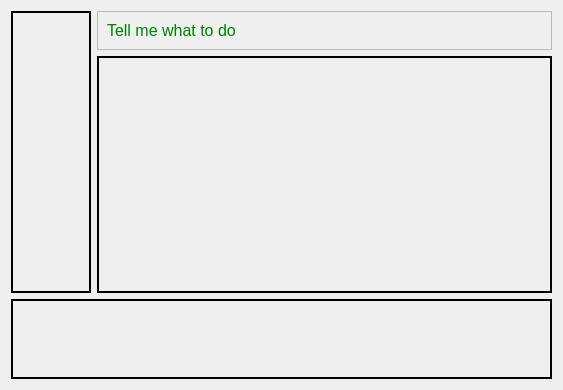
<?xml version="1.0" encoding="UTF-8"?>
<ui version="4.0">
 <class>Form</class>
 <widget class="QWidget" name="Form">
  <property name="geometry">
   <rect>
    <x>0</x>
    <y>0</y>
    <width>563</width>
    <height>390</height>
   </rect>
  </property>
  <property name="windowTitle">
   <string>Form</string>
  </property>
  <layout class="QGridLayout" name="gridLayout">
   <item row="1" column="1">
    <widget class="QFrame" name="mainFrame">
     <property name="sizePolicy">
      <sizepolicy hsizetype="Preferred" vsizetype="Expanding">
       <horstretch>0</horstretch>
       <verstretch>0</verstretch>
      </sizepolicy>
     </property>
     <property name="styleSheet">
      <string notr="true">QFrame#mainFrame{border: 2px solid black;}</string>
     </property>
     <property name="frameShape">
      <enum>QFrame::StyledPanel</enum>
     </property>
     <property name="frameShadow">
      <enum>QFrame::Raised</enum>
     </property>
     <layout class="QGridLayout" name="gridLayout_3"/>
    </widget>
   </item>
   <item row="2" column="0" colspan="2">
    <widget class="QFrame" name="statusFrame">
     <property name="sizePolicy">
      <sizepolicy hsizetype="Preferred" vsizetype="Fixed">
       <horstretch>0</horstretch>
       <verstretch>0</verstretch>
      </sizepolicy>
     </property>
     <property name="minimumSize">
      <size>
       <width>0</width>
       <height>80</height>
      </size>
     </property>
     <property name="styleSheet">
      <string notr="true">QFrame#statusFrame{border: 2px solid black;}</string>
     </property>
     <property name="frameShape">
      <enum>QFrame::StyledPanel</enum>
     </property>
     <property name="frameShadow">
      <enum>QFrame::Raised</enum>
     </property>
     <layout class="QGridLayout" name="gridLayout_4"/>
    </widget>
   </item>
   <item row="0" column="1">
    <widget class="QFrame" name="frame">
     <property name="sizePolicy">
      <sizepolicy hsizetype="Preferred" vsizetype="Minimum">
       <horstretch>0</horstretch>
       <verstretch>0</verstretch>
      </sizepolicy>
     </property>
     <property name="frameShape">
      <enum>QFrame::StyledPanel</enum>
     </property>
     <property name="frameShadow">
      <enum>QFrame::Raised</enum>
     </property>
     <layout class="QGridLayout" name="gridLayout_5">
      <item row="0" column="0">
       <widget class="QLabel" name="hint_label">
        <property name="font">
         <font>
          <pointsize>12</pointsize>
         </font>
        </property>
        <property name="styleSheet">
         <string notr="true">color:Green</string>
        </property>
        <property name="text">
         <string>Tell me what to do</string>
        </property>
       </widget>
      </item>
     </layout>
    </widget>
   </item>
   <item row="0" column="0" rowspan="2">
    <widget class="QFrame" name="workflowFrame">
     <property name="sizePolicy">
      <sizepolicy hsizetype="Fixed" vsizetype="Preferred">
       <horstretch>0</horstretch>
       <verstretch>0</verstretch>
      </sizepolicy>
     </property>
     <property name="minimumSize">
      <size>
       <width>80</width>
       <height>0</height>
      </size>
     </property>
     <property name="styleSheet">
      <string notr="true">QFrame#workflowFrame{border: 2px solid black;}</string>
     </property>
     <layout class="QGridLayout" name="gridLayout_2">
      <property name="leftMargin">
       <number>0</number>
      </property>
      <property name="topMargin">
       <number>0</number>
      </property>
      <property name="rightMargin">
       <number>0</number>
      </property>
      <property name="bottomMargin">
       <number>0</number>
      </property>
     </layout>
    </widget>
   </item>
  </layout>
 </widget>
 <resources/>
 <connections/>
</ui>
